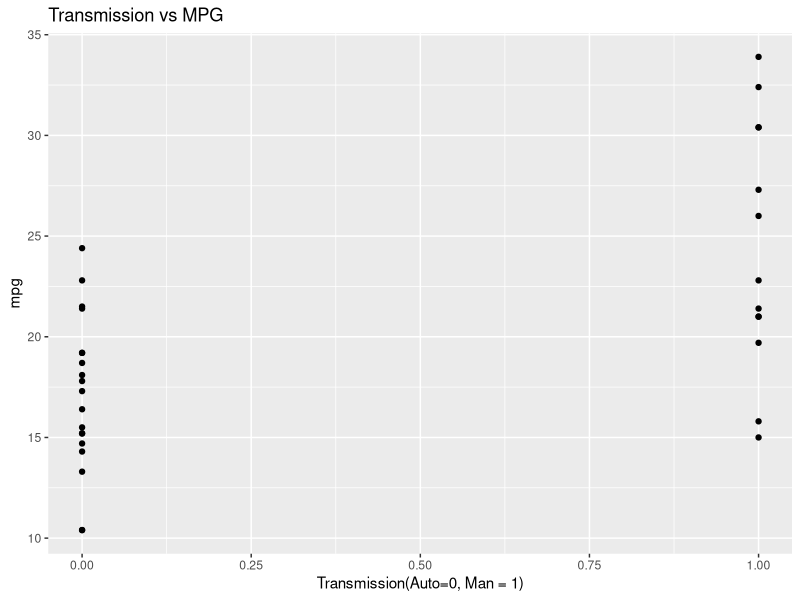

Recreate this plot in R.
## ---- chunk 1
library(ggplot2)
require(gridExtra)

data(mtcars)

mtcars$transmission = as.factor(mtcars$am)
mtcars$cylinders = as.factor(mtcars$cyl)
mtcars$gears = as.factor(mtcars$gear)
mtcars$carburetors = as.factor(mtcars$carb)
mtcars$vs = as.factor(mtcars$vs)

auto = subset(mtcars, mtcars$am == 0)
man = subset(mtcars, mtcars$am == 1)
## ---- chunk 2
ggplot(mtcars, aes(x=am, y=mpg)) + geom_point() + labs(title='Transmission vs MPG', x='Transmission(Auto=0, Man = 1)')

## ---- chunk 3
t.test(man$mpg, auto$mpg)
## ---- chunk 4
model1 = lm(mpg ~ ., data=mtcars)
summary(model1)
